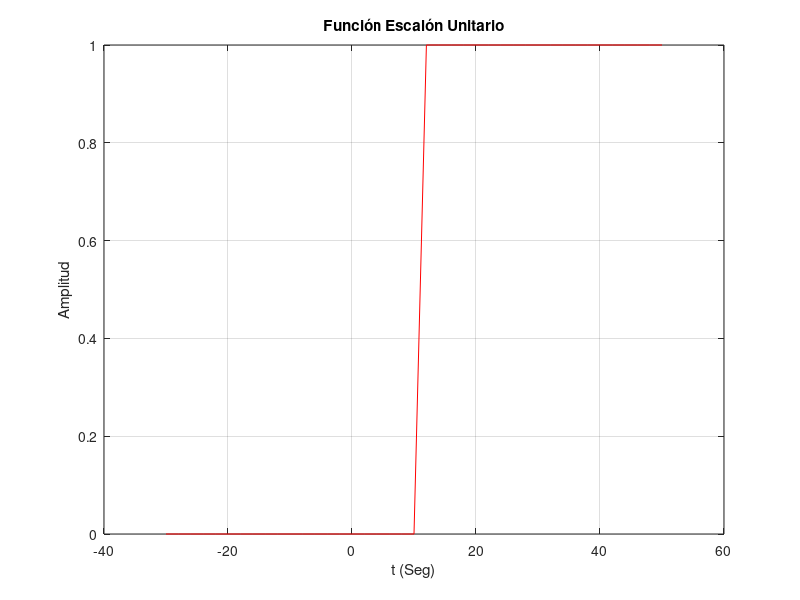

Recreate this plot in MATLAB.
fs = 0.5; # velocidad de repetición de las muestras
tmax=+50; # límite superior de la escala de tiempo
tmin=-30; # límite inferior de la escala de tiempo
w = (1/fs); # ancho del pulso aproximado
ts = [tmin:1/fs:-w w:1/fs:tmax]; # rango de la escala de tiempo
# número de muestras en el tiempo
x =[zeros(1,(abs(tmin)*fs)+5) ones(1,(abs(tmax)*fs)-5)];
# Gráfica de la función impulso unitario
figure(1)
plot(ts,x,'r');
xlabel('t (Seg)'); ylabel('Amplitud'); grid on;
title('Función Escalón Unitario');
